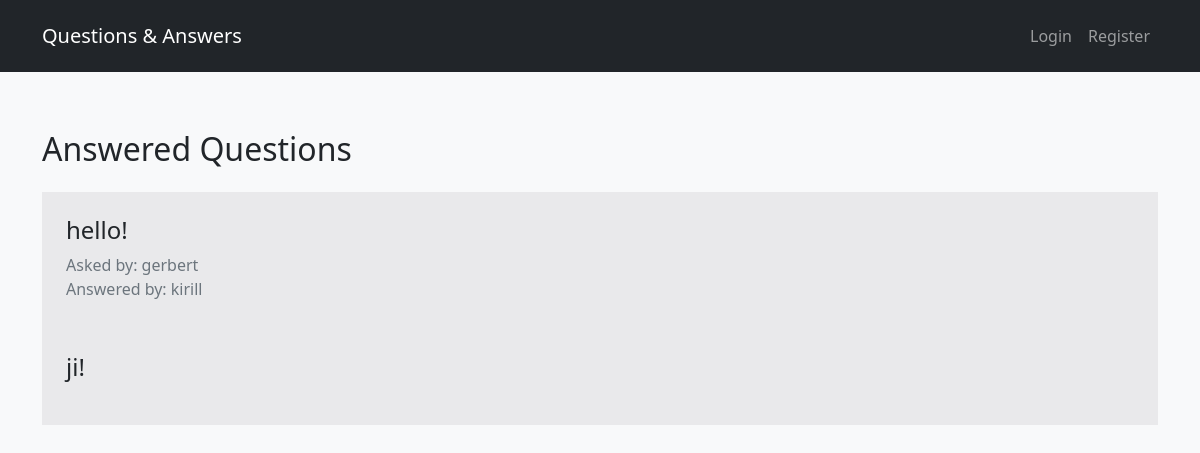
/answered_questions/10, run on the app's committed database.
### tables this page shows
CREATE TABLE question (
    id integer primary key autoincrement,
    id_expert integer not null,
    id_user integer not null,
    text_question text not null,
    answer text
);

CREATE TABLE user (
    id integer primary key autoincrement,
    user_name text not null,
    password text not null,
    expert boolean not null,
    admin boolean not null
);

### app.py (the view)
@app.route("/answered_questions/<id_question>")
def answered_questions(id_question):
    user = user_session()
    db = get_db()
    cur = db.execute("""
                    SELECT asker.user_name AS asker_name, expert.user_name AS expert_name, question.id AS id, question.text_question as text, question.answer as answer
                    FROM question
                        JOIN user AS asker ON question.id_user = asker.id
                        JOIN user AS expert ON question.id_expert = expert.id
                    WHERE question.answer IS NOT NULL and question.id = (?);
                """, [id_question])
    question = cur.fetchone()
    if question:
        return render_template("answered_question.html", user=user, question=question)
    return redirect(url_for("home"))

### app.py (called while the page is built, shortened)
def user_session():
    user_data = None
    return user_data

def connect_db():  # Подключение базы данных
    sql = sqlite3.connect("ask_db.db")
    sql.row_factory = sqlite3.Row
    return sql

def get_db():  # Получение базы данных
    if not hasattr(g, "sqlite3"):
        g.sqlite_db = connect_db()
    return g.sqlite_db

### templates/answered_question.html (shortened to what this page needs)
{% extends 'home.html' %}
{% block content %}
<h2 class="fw-light fs-2 mb-4">Answered Questions</h2>
<div class="d-flex flex-column">
    <div class="bg-dark p-4 " style="--bs-bg-opacity: .07;">
        <h4 class="fw-light fs-4">{{ question.text }}</h4>
        <span class="text-secondary">Asked by: {{ question.asker_name }}
        <br>
        Answered by: {{ question.expert_name }}</span>
        <p class="mt-5 fs-4">{{ question.answer }}</p>
    </div>
</div>
{% endblock %}

### static/style.css (style rules this page uses)
body::before { display: block; content: ""; height: 82px; }

### data on the page
question: text "hello!", answer "ji!"
user: asker_name "gerbert"
user: expert_name "kirill"
